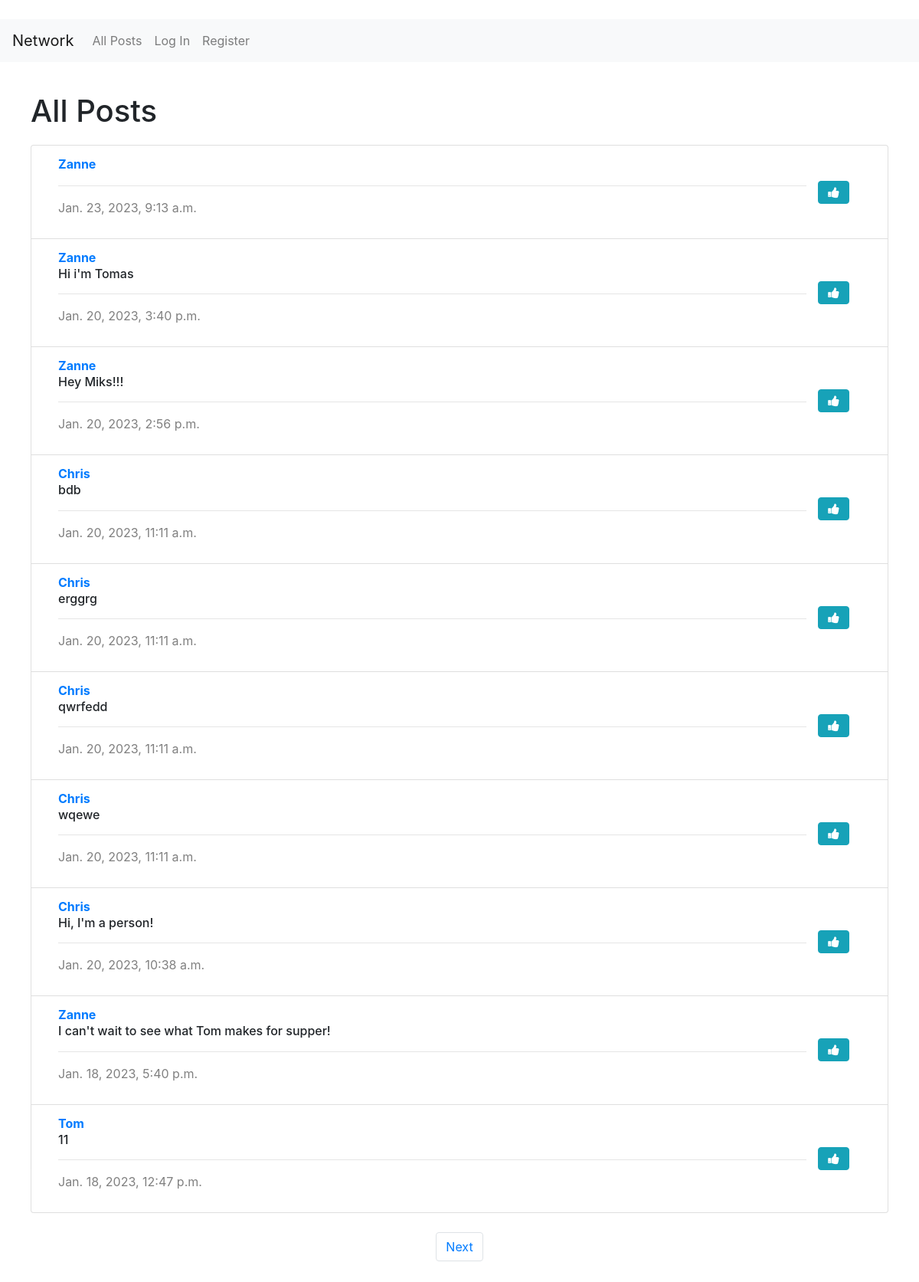
The page / on the database its author committed.
### network/models.py (models this page shows, shortened)
class Post(models.Model):
    author = models.ForeignKey(User, on_delete = models.CASCADE, related_name="author")
    created = models.DateTimeField(default = timezone.now)
    body = models.CharField(max_length = 140)

class User(AbstractUser):
    pass

### network/views.py (the view)
# urls.py: path("", views.index, name="index"),
def index(request):
    all_posts = Post.objects.all().order_by("id").reverse()
    p = Paginator(all_posts, 10)
    page_num = request.GET.get('page', 1)
    page = p.page(page_num)
    likes = Like.objects.all()
    liked = []
    try:
        for like in likes:
            if like.user.id == request.user.id:
                liked.append(like.post.id)
    except:
        liked = []
    return render(request, "network/index.html", {
        "all_posts": page,
        "liked": liked,
    })

### network/templates/network/index.html (shortened to what this page needs)
{% extends "network/layout.html" %}
{% block body %}
    <h1>All Posts</h1>
    <div>
        <ul class="list-group">
        {% for post in all_posts %}
            <li class="list-group-item" >
                <div class="container-fluid row">
                    <div class="col-sm">
                        <a href="{% url 'profile' user_id=post.author.id%}"><strong>{{ post.author }} </strong></a>
                        <h6 id="body_{{ post.id }}"> {{ post.body }} </h6>
                        <hr>
                        <p id="timestamp"> {{ post.created }} </p>
                    </div>
                    {% if post.author.username == request.user.username %}
                    <div class="m-auto">
                        <button class="btn btn-primary" data-toggle="modal" data-target="#edit_{{post.id}}" type="submit">Edit</button>
                    </div>
                    <div class="modal fade" id="edit_{{post.id}}" tabindex="-1" role="dialog" aria-hidden="true" aria-labelledby="edit_{{post.id}}">
                        <div class="modal-dialog" role="document">
                          <div class="modal-content">
                            <div class="modal-header">
                              <h5 class="modal-title">Edit your post</h5>
                              <button type="button" class="close" data-dismiss="modal" aria-label="Close">
                                <span aria-hidden="true">&times;</span>
                              </button>
                            </div>
                            <div class="modal-body">
                              <textarea rows="4" id="post_{{post.id}}" class="form-control">{{ post.body }}</textarea>
                            </div>
                            <div class="modal-footer">
                              <button type="button" class="btn btn-primary" onclick="editPost({{post.id}})">Save changes</button>
                              <button type="button" class="btn btn-secondary" data-dismiss="modal">Close</button>
                            </div>
                          </div>
                        </div>
                      </div>
                    {% else %}
                        {% if post.id in liked %}
                        <div class="m-auto">
                            <button class="btn btn-info fa fa-thumbs-down" id="{{post.id}}" onclick="liker({{post.id}}, {{liked}})"></button>
                        </div>
                        {% else %}
                        <div class="m-auto">
                            <button class="btn btn-info fa fa-thumbs-up" id="{{post.id}}" onclick="liker({{post.id}}, {{liked}})"></button>
                        </div>
                        {% endif %}
                    {% endif %}
                </div>
            </li>
        {% endfor %}
        </ul>
    </div>
        <nav aria-label="Page navigation example">
            <ul class="pagination justify-content-center">
                {% if all_posts.has_next%}
                    <li class="page-item"><a class="page-link" href="?page={{all_posts.next_page_number}}">Next</a></li>
                {% endif %}
            </ul>
        </nav>
{% endblock %}

### network/templates/network/layout.html (shortened to what this page needs)
{% load static %}
<!DOCTYPE html>
<html lang="en">
    <head>
        <link rel="stylesheet" href="https://stackpath.bootstrapcdn.com/bootstrap/4.4.1/css/bootstrap.min.css">
        <link href="{% static 'network/styles.css' %}" rel="stylesheet">
        <link rel="stylesheet" href="https://cdnjs.cloudflare.com/ajax/libs/font-awesome/4.7.0/css/font-awesome.min.css">
    </head>
    <body>
        <nav class="navbar navbar-expand-lg navbar-light bg-light">
            <a class="navbar-brand" href="{% url 'index' %}">Network</a>
            <div>
              <ul class="navbar-nav mr-auto">
                <li class="nav-item">
                  <a class="nav-link" href="{% url 'index' %}">All Posts</a>
                </li>
                {% if user.is_authenticated %}
                    <li class="nav-item">
                        <a class="nav-link" href="{% url 'following' %}">Following</a>
                    </li>
                    <li class="nav-item">
                        <a class="nav-link" href="{% url 'logout' %}">Log Out</a>
                    </li>
                {% else %}
                    <li class="nav-item">
                        <a class="nav-link" href="{% url 'login' %}">Log In</a>
                    </li>
                    <li class="nav-item">
                        <a class="nav-link" href="{% url 'register' %}">Register</a>
                    </li>
                {% endif %}
              </ul>
            </div>
          </nav>
        <div class="body">
            {% block body %}
            {% endblock %}
        </div>
    </body>
</html>

### network/static/network/styles.css (style rules this page uses)
.body { margin: 40px }
.list-group { margin-top: 20px }
#timestamp { color: gray; }
nav { margin-top: 25px; }

### rows shown on the page
Post: author "Zanne", created "Jan. 23, 2023, 9:13 a.m."
Post: author "Zanne", body "Hi i'm Tomas", created "Jan. 20, 2023, 3:40 p.m."
Post: author "Zanne", body "Hey Miks!!!", created "Jan. 20, 2023, 2:56 p.m."
Post: author "Chris", body "bdb", created "Jan. 20, 2023, 11:11 a.m."
Post: author "Chris", body "erggrg", created "Jan. 20, 2023, 11:11 a.m."
Post: author "Chris", body "qwrfedd", created "Jan. 20, 2023, 11:11 a.m."
Post: author "Chris", body "wqewe", created "Jan. 20, 2023, 11:11 a.m."
Post: author "Chris", body "Hi, I'm a person!", created "Jan. 20, 2023, 10:38 a.m."
Post: author "Zanne", body "I can't wait to see what Tom makes for supper!", created "Jan. 18, 2023, 5:40 p.m."
Post: author "Tom", body "11", created "Jan. 18, 2023, 12:47 p.m."
